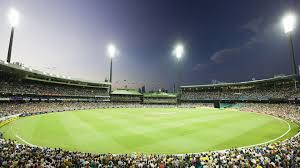
#> input picture welcome.jpg, 300 x 168 px
$ python main.py
#> lines starting #> are read from the running program, lines starting #| are printed output that depends on the picture
import tkinter
import cv2
import PIL.Image, PIL.ImageTk


SET_WIDTH = 700
SET_HEIGHT = 400
window = tkinter.Tk()
window.title("Third Umpire Decision Review System")
cv_img = cv2.resize(cv2.cvtColor(cv2.imread("welcome.jpg"), cv2.COLOR_BGR2RGB),(700,400))
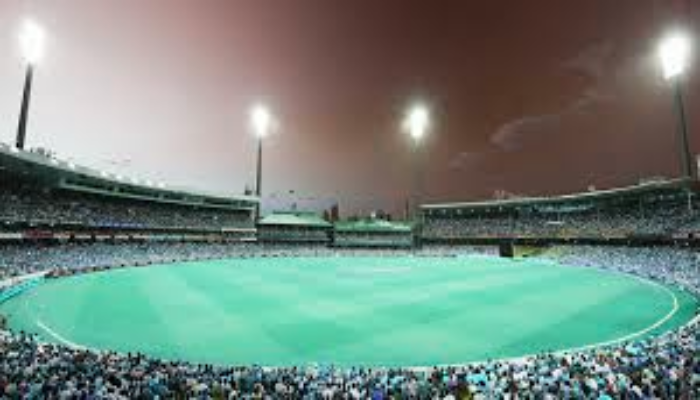
#> cv_img: shape (400, 700, 3); mean B, G, R 125.2, 134.5, 115.4
canvas = tkinter.Canvas(window, width=SET_WIDTH, height=SET_HEIGHT)
#> (the run stopped early here; a loop or call above may not have finished)
